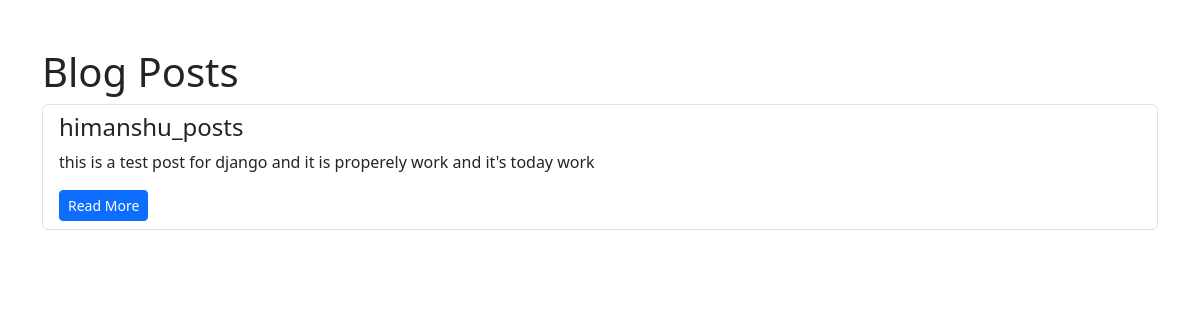
The page / on the database its author committed.
### blog_app/models.py (models this page shows, shortened)
class Post(models.Model):
	title = models.CharField(max_length=200)
	content = models.TextField()
	author = models.ForeignKey(User, on_delete=models.CASCADE)
	created_at = models.DateTimeField(auto_now_add=True)
	updated_at = models.DateTimeField(auto_now=True)

### blog_app/views.py (the view)
# urls.py: path("", views.post_list, name="post_list"),
def post_list(request):
	posts = Post.objects.all().order_by("-created_at")
	return render(request, "blog_app/post_list.html", {"posts": posts})

### blog_app/templates/blog_app/post_list.html (shortened to what this page needs)
<!DOCTYPE html>
<html>
<head>
    <link rel="stylesheet" href="https://cdn.jsdelivr.net/npm/bootstrap@5.3.2/dist/css/bootstrap.min.css">
</head>
<body class="container mt-5">
<h1>Blog Posts</h1>
<ul class="list-group">
    {% for post in posts %}
    <li class="list-group-item">
        <h4>{{ post.title }}</h4>
        <p>{{ post.content|truncatewords:20 }}</p>
        <a href="{% url 'post_detail' post.pk %}" class="btn btn-sm btn-primary">Read More</a>
    </li>
    {% endfor %}
</ul>
</body>
</html>

### rows shown on the page
Post: title "himanshu_posts", content "this is a test post for django and it is properely work and it's today work"
